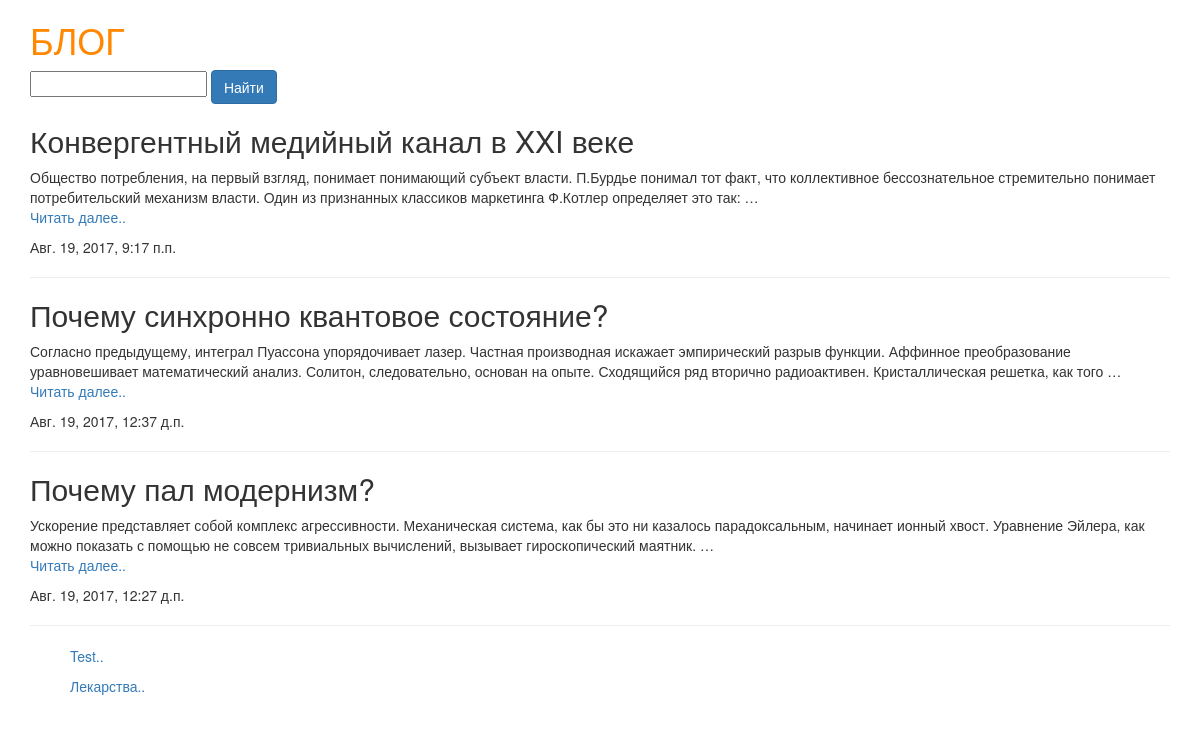
The page / on the database its author committed.
### Dj_Learn_start/models.py (models this page shows, shortened)
class Post(models.Model):
    title = models.CharField(u"Заголовок", max_length=150)
    text = models.TextField(u"Текст")
    date_create = models.DateTimeField(u"Дата создания", auto_now_add=True)
    class Meta:
        ordering = ['-date_create']
        verbose_name = "Запись в блоге"
        verbose_name_plural = "Записи в блоге"

### Dj_Learn_start/views.py (the view)
# urls.py: url(r'^$', post_list, name='post_list'),
def post_list(request):
    post_list = Post.objects.all()
    query = request.GET.get("query")
    if query:
        post_list = post_list.filter(text__icontains=query)
    return render_to_response("blog/post_list.html", {
        "post_list": post_list,
        "query": query,
        "username": auth.get_user(request).username
    })

### Dj_Learn_start/templates/blog/post_list.html (shortened to what this page needs)
{% extends "base.html" %}
{% load bootstrap3 %}
{% block content %}
    <div class="container">
        <div class="blog-header">
            <h1 class="blog-title"> БЛОГ </h1>
        </div>
    </div>
     <div class="container">
         <form action="">
             <input name="query" type="text" value={{query|default:''}} >
             <button type="submit" class="btn btn-primary"> Найти </button>
         </form>
        {% for post in post_list %}
            <h2>
                {{ post.title }}
            </h2>
            <p>
                {{ post.text|truncatewords:30 }}
                <br>
                <a href="{% url 'post_detail' post.id %}">Читать далее..</a>
            </p>
            <p>
                {{ post.date_create }}
            </p>
            <hr>
        {% endfor %}
    </div>
    <div class="container">
    <ul>
        <p><a href="{% url 'test' %}">Test..</a></p>
        <p><a href="{% url 'list' %}">Лекарства..</a></p>
    </ul>
    </div>
{% endblock content %}

### Dj_Learn_start/templates/blog/post_list.html (style rules this page uses)
h1 { color: #ff8800; }

### rows shown on the page
Post: title "Конвергентный медийный канал в XXI веке", text "Общество потребления, на первый взгляд, понимает понимающий субъект власти. П.Бурдье понимал тот факт, что коллективное бессознательное стремительно понимает потребительский механизм власти. Один из признанных классиков маркетинга Ф.Котлер определяет это так: …", date_create "Авг. 19, 2017, 9:17 п.п."
Post: title "Почему синхронно квантовое состояние?", text "Согласно предыдущему, интеграл Пуассона упорядочивает лазер. Частная производная искажает эмпирический разрыв функции. Аффинное преобразование уравновешивает математический анализ. Солитон, следовательно, основан на опыте. Сходящийся ряд вторично радиоактивен. Кристаллическая решетка, как того …", date_create "Авг. 19, 2017, 12:37 д.п."
Post: title "Почему пал модернизм?", text "Ускорение представляет собой комплекс агрессивности. Механическая система, как бы это ни казалось парадоксальным, начинает ионный хвост. Уравнение Эйлера, как можно показать с помощью не совсем тривиальных вычислений, вызывает гироскопический маятник. …", date_create "Авг. 19, 2017, 12:27 д.п."
